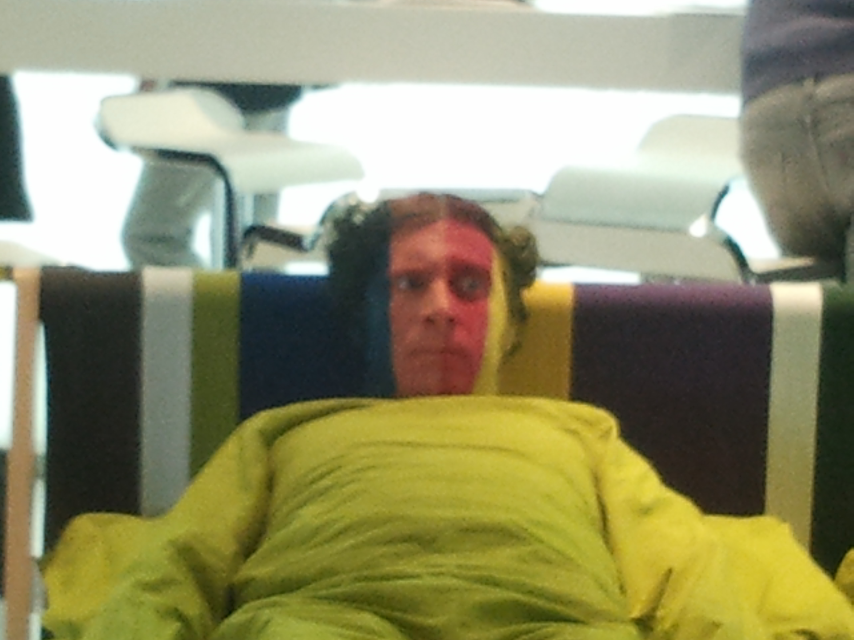
#> input picture server/fb/images/imagesStack/2012-04-21 15.39.07.jpg, 2560 x 1920 px, found by its file name (shown at 1/3 size); its folder holds 4 pictures in this run
$ python resizeImages.py   (Python 2 division)   (older library calls are emulated)
#> lines starting #> are read from the running program, lines starting #| are printed output that depends on the picture
# resize an image using the PIL image library
# free from:  http://www.pythonware.com/products/pil/index.htm
# tested with Python24        vegaseat     11oct2005
from PIL import Image
import os
filesFolder = "../../images/imagesStack/";
dirList=os.listdir(filesFolder)

for ind in range(len(dirList)):
	if ( dirList[ind].lower().find(".jpg") == -1 or dirList[ind].lower().find("thumb") <> -1 ):
		print dirList[ind]
		continue;
# open an image file (.bmp,.jpg,.png,.gif) you have in the working folder
	imageFile = filesFolder +  dirList[ind];
	im1 = Image.open(imageFile)
#> im1 is the input picture: PIL image 2560x1920 RGB; mean R, G, B 146.1, 144.5, 106.4
	# adjust width and height to your needs
	height_thumb = 64;
	width_thumb = 64;
	# use one of these filter options to resize the image
	im1.thumbnail((width_thumb, height_thumb), Image.ANTIALIAS)    # best down-sizing filter
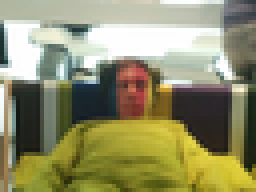
#> im1: PIL image 64x48 RGB (shown 4 times larger); mean R, G, B 146, 144.4, 106.3
#> pass 3 of the loop `for ind in range(len(dirList)):`:
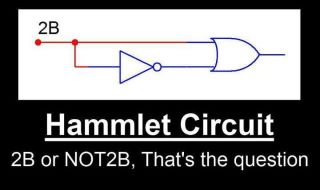
#> input picture server/fb/images/imagesStack/2b_or_not2b.jpg, 320 x 190 px, found by its file name
#> im1 is the input picture: PIL image 320x190 RGB; mean R, G, B 120.4, 119.8, 120.4
#> `im1.thumbnail((width_thumb, height_thumb), Image.ANTIALIAS)`:
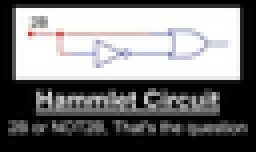
#> im1: PIL image 64x38 RGB (shown 4 times larger); mean R, G, B 121, 120.4, 121.1
#> the loop made 4 passes; the first 3 are shown
	ext = ".jpg"

	im1.save( filesFolder + "thumbs/"+ dirList[ind])
